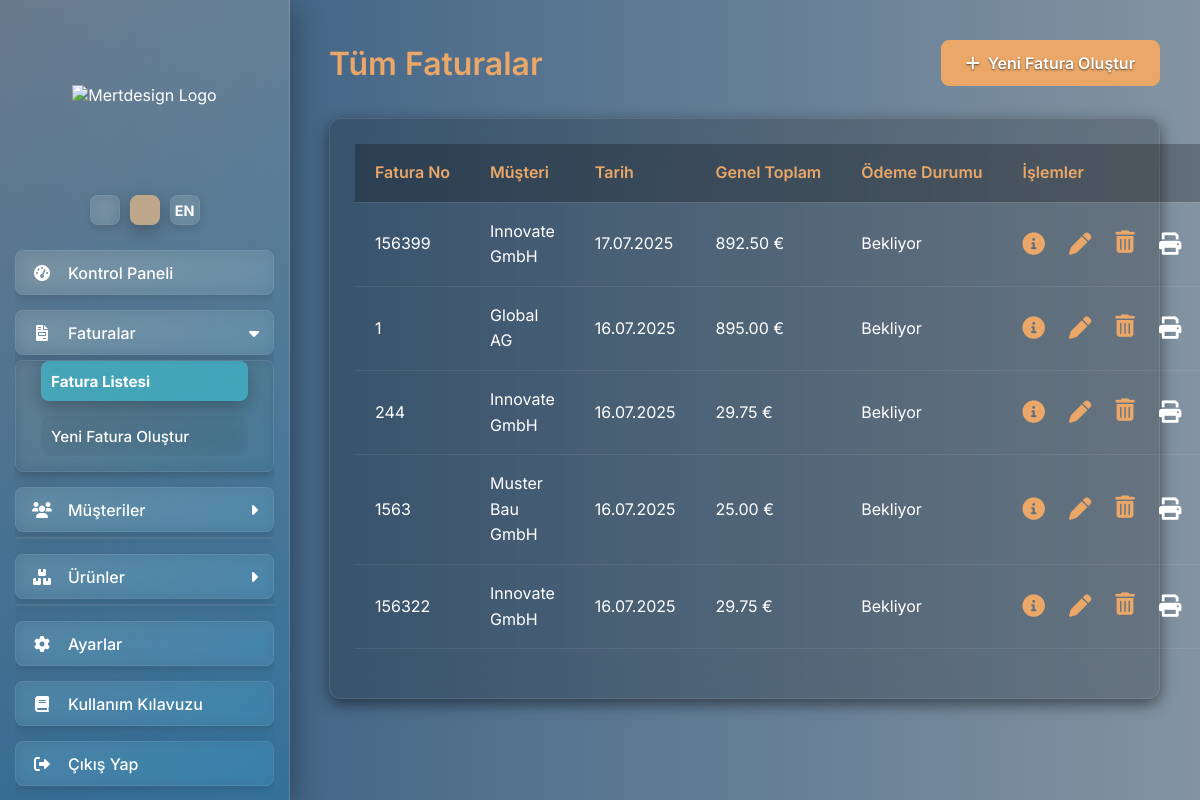
The app's page /fatura_listesi (signed in), older data.
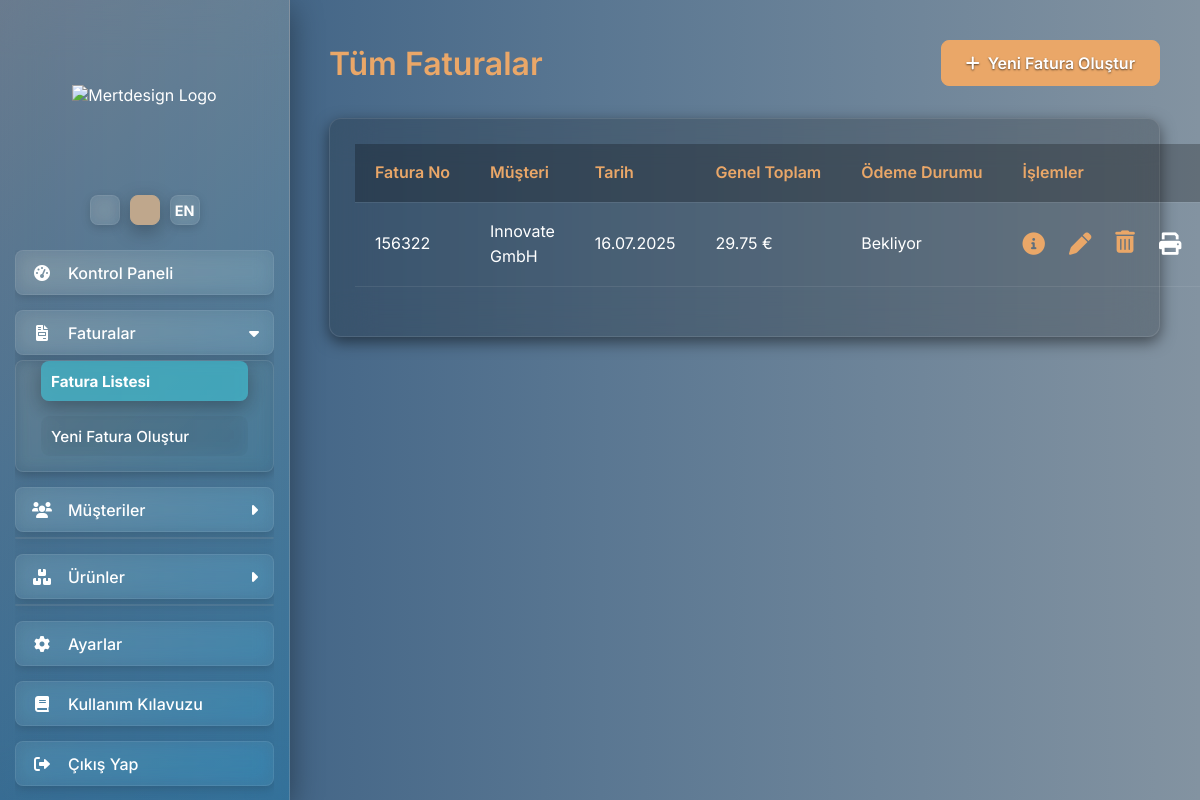
The same page, newer data.
### app.py (models this page shows)
class Fatura(db.Model):
    id = db.Column(db.Integer, primary_key=True)
    fatura_no = db.Column(db.String(50), nullable=False, unique=True)
    tarih = db.Column(db.DateTime, default=datetime.utcnow)
    ausfuhrungsdatum = db.Column(db.DateTime, nullable=True)
    santiye = db.Column(db.String(200), nullable=True)
    sachbearbeiter = db.Column(db.String(100), nullable=True)
    musteri_id = db.Column(db.Integer, db.ForeignKey('musteri.id'), nullable=False)
    ara_toplam = db.Column(db.Float, nullable=False, default=0.0)
    kdv_tutari = db.Column(db.Float, nullable=False, default=0.0)
    genel_toplam = db.Column(db.Float, nullable=False, default=0.0)
    odeme_durumu = db.Column(db.String(50), default="Bekliyor", nullable=False)
    kalemler = db.relationship('FaturaKalemi', backref='fatura', lazy=True, cascade="all, delete-orphan")
    is_reverse_charge_invoice = db.Column(db.Boolean, default=False)

class Musteri(db.Model):
    id = db.Column(db.Integer, primary_key=True)
    firma_adi = db.Column(db.String(150), nullable=False)
    adres = db.Column(db.String(300), nullable=False)
    vergi_no = db.Column(db.String(50), nullable=True)
    telefon = db.Column(db.String(50), nullable=True)
    email = db.Column(db.String(120), nullable=True)
    ilgili_kisi = db.Column(db.String(100), nullable=True)
    web_adresi = db.Column(db.String(120), nullable=True)
    notlar = db.Column(db.Text, nullable=True)
    faturalar = db.relationship('Fatura', backref='musteri', lazy=True, cascade="all, delete-orphan")
    is_reverse_charge = db.Column(db.Boolean, default=False)

### app.py (the view)
@app.route('/fatura_listesi')
@login_required
def fatura_listesi():
    faturalar = Fatura.query.order_by(Fatura.tarih.desc()).all()
    return render_template('fatura_listesi.html', faturalar=faturalar)

### app.py (called while the page is built)
def get_locale():
    if not has_request_context():
        return app.config['BABEL_DEFAULT_LOCALE']
    if 'lang' in request.args and request.args['lang'] in current_app.config['LANGUAGES']:
        session['lang'] = request.args['lang']
    if 'lang' in session:
        return session.get('lang')
    return request.accept_languages.best_match(current_app.config['LANGUAGES']) or current_app.config['BABEL_DEFAULT_LOCALE']

@app.before_request
def before_request_locale():
    g.locale = get_locale()

@login_manager.user_loader
def load_user(user_id):
    return User.query.get(int(user_id))

@app.context_processor
def inject_global_data_for_all_templates():
    sirket_profili = SirketProfili.query.first()
    if not sirket_profili:
        sirket_profili = {
            'firma_unvani': _('Yükleniyor...'),
            'adres': '', 'telefon': '', 'email': '', 'web_adresi': '',
            'iban': '', 'bic': '', 'vergi_no': '', 'sirket_no': '', 'banka_adi': ''
        }
    return dict(app=app, profil=sirket_profili, current_user=current_user)

### templates/fatura_listesi.html (shortened to what this page needs)
{% extends "layout.html" %}
{% block content %}
    <div class="page-header">
        <h1 class="page-title">{{ _('Tüm Faturalar') }}</h1>
        <a href="{{ url_for('fatura_olustur') }}" class="btn btn-primary">
            <i class="fas fa-plus"></i> {{ _('Yeni Fatura Oluştur') }}
        </a>
    </div>
    <div class="card">
        {% if faturalar %}
        <div class="overflow-x-auto">
            <table class="items-table w-full">
                <thead>
                    <tr>
                        <th class="text-left">{{ _('Fatura No') }}</th>
                        <th class="text-left mobile-hide">{{ _('Müşteri') }}</th>
                        <th class="text-left mobile-hide">{{ _('Tarih') }}</th>
                        <th class="text-end mobile-hide">{{ _('Genel Toplam') }}</th>
                        <th class="text-left mobile-hide">{{ _('Ödeme Durumu') }}</th>
                        <th class="text-center">{{ _('İşlemler') }}</th>
                    </tr>
                </thead>
                <tbody>
                    {% for fatura in faturalar %}
                    <tr>
                        <td class="text-left">{{ fatura.fatura_no }}</td>
                        <td class="text-left mobile-hide">
                            <a href="{{ url_for('musteri_detay', musteri_id=fatura.musteri.id) }}" class="customer-name-link">{{ fatura.musteri.firma_adi }}</a>
                        </td>
                        <td class="text-left mobile-hide">{{ fatura.tarih.strftime('%d.%m.%Y') }}</td>
                        <td class="text-end mobile-hide">{{ "%.2f"|format(fatura.genel_toplam) }} €</td>
                        <td class="text-left mobile-hide">{{ _(fatura.odeme_durumu) }}</td>
                        <td class="text-center">
                            <div class="action-icons">
                                <a href="{{ url_for('fatura_detay', fatura_id=fatura.id) }}" title="{{ _('Detayları Görüntüle') }}">
                                    <i class="fas fa-info-circle"></i>
                                </a>
                                <a href="{{ url_for('fatura_duzenle', fatura_id=fatura.id) }}" title="{{ _('Faturayı Düzenle') }}">
                                    <i class="fas fa-pen"></i>
                                </a>
                                <form action="{{ url_for('fatura_sil', fatura_id=fatura.id) }}" method="POST" style="display:inline;" onsubmit="return confirm('{{ _('Bu faturayı silmek istediğinizden emin misiniz?') }}');">
                                    <button type="submit" title="{{ _('Faturayı Sil') }}">
                                        <i class="fas fa-trash-alt"></i>
                                    </button>
                                </form>
                                <a href="{{ url_for('fatura_pdf', fatura_id=fatura.id) }}" title="{{ _('PDF Oluştur / Yazdır') }}" target="_blank">
                                    <i class="fas fa-print"></i>
                                </a>
                            </div>
                        </td>
                    </tr>
                    {% endfor %}
                </tbody>
            </table>
        </div>
        {% else %}
        <p class="text-center">{{ _('Henüz hiç fatura oluşturulmadı.') }}</p>
        {% endif %}
    </div>
{% endblock content %}

Row changes from the older to the newer data that the page shows:
removed Fatura: fatura_no "156399", musteri.firma_adi "Innovate GmbH", tarih "17.07.2025", genel_toplam "892.50"
removed Fatura: fatura_no "1", musteri.firma_adi "Global AG", tarih "16.07.2025", genel_toplam "895.00"
removed Fatura: fatura_no "244", musteri.firma_adi "Innovate GmbH", tarih "16.07.2025", genel_toplam "29.75"
removed Fatura: fatura_no "1563", musteri.firma_adi "Muster Bau GmbH", tarih "16.07.2025", genel_toplam "25.00"
